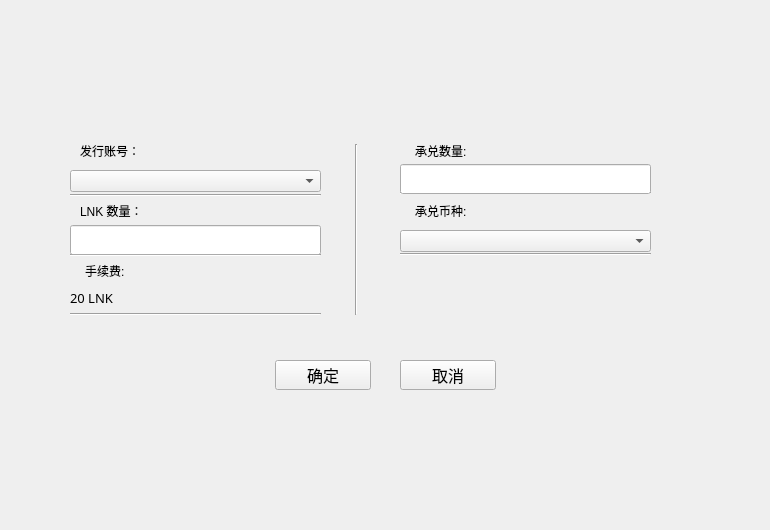
<?xml version="1.0" encoding="UTF-8"?>
<ui version="4.0">
 <class>PublishPoundageWidget</class>
 <widget class="QWidget" name="PublishPoundageWidget">
  <property name="geometry">
   <rect>
    <x>0</x>
    <y>0</y>
    <width>770</width>
    <height>530</height>
   </rect>
  </property>
  <property name="windowTitle">
   <string>Form</string>
  </property>
  <widget class="Line" name="line">
   <property name="geometry">
    <rect>
     <x>70</x>
     <y>185</y>
     <width>251</width>
     <height>20</height>
    </rect>
   </property>
   <property name="orientation">
    <enum>Qt::Horizontal</enum>
   </property>
  </widget>
  <widget class="Line" name="line_2">
   <property name="geometry">
    <rect>
     <x>400</x>
     <y>183</y>
     <width>251</width>
     <height>20</height>
    </rect>
   </property>
   <property name="orientation">
    <enum>Qt::Horizontal</enum>
   </property>
  </widget>
  <widget class="Line" name="line_3">
   <property name="geometry">
    <rect>
     <x>400</x>
     <y>244</y>
     <width>251</width>
     <height>20</height>
    </rect>
   </property>
   <property name="orientation">
    <enum>Qt::Horizontal</enum>
   </property>
  </widget>
  <widget class="Line" name="line_4">
   <property name="geometry">
    <rect>
     <x>70</x>
     <y>245</y>
     <width>251</width>
     <height>20</height>
    </rect>
   </property>
   <property name="orientation">
    <enum>Qt::Horizontal</enum>
   </property>
  </widget>
  <widget class="QPushButton" name="pushButton_confirm">
   <property name="geometry">
    <rect>
     <x>275</x>
     <y>360</y>
     <width>96</width>
     <height>30</height>
    </rect>
   </property>
   <property name="font">
    <font>
     <pointsize>12</pointsize>
    </font>
   </property>
   <property name="text">
    <string>确定</string>
   </property>
  </widget>
  <widget class="QPushButton" name="pushButton_cancel">
   <property name="geometry">
    <rect>
     <x>400</x>
     <y>360</y>
     <width>96</width>
     <height>30</height>
    </rect>
   </property>
   <property name="font">
    <font>
     <pointsize>12</pointsize>
    </font>
   </property>
   <property name="text">
    <string>取消</string>
   </property>
  </widget>
  <widget class="QLabel" name="label">
   <property name="geometry">
    <rect>
     <x>80</x>
     <y>135</y>
     <width>81</width>
     <height>31</height>
    </rect>
   </property>
   <property name="text">
    <string>发行账号：</string>
   </property>
  </widget>
  <widget class="QComboBox" name="comboBox_accounts">
   <property name="geometry">
    <rect>
     <x>70</x>
     <y>170</y>
     <width>251</width>
     <height>22</height>
    </rect>
   </property>
  </widget>
  <widget class="QLabel" name="label_3">
   <property name="geometry">
    <rect>
     <x>80</x>
     <y>195</y>
     <width>81</width>
     <height>31</height>
    </rect>
   </property>
   <property name="text">
    <string>LNK 数量：</string>
   </property>
  </widget>
  <widget class="QLabel" name="label_2">
   <property name="geometry">
    <rect>
     <x>415</x>
     <y>135</y>
     <width>81</width>
     <height>31</height>
    </rect>
   </property>
   <property name="text">
    <string>承兑数量:</string>
   </property>
  </widget>
  <widget class="QLabel" name="label_4">
   <property name="geometry">
    <rect>
     <x>415</x>
     <y>195</y>
     <width>81</width>
     <height>31</height>
    </rect>
   </property>
   <property name="text">
    <string>承兑币种:</string>
   </property>
  </widget>
  <widget class="QComboBox" name="comboBox_targetType">
   <property name="geometry">
    <rect>
     <x>400</x>
     <y>230</y>
     <width>251</width>
     <height>22</height>
    </rect>
   </property>
  </widget>
  <widget class="Line" name="line_5">
   <property name="geometry">
    <rect>
     <x>70</x>
     <y>304</y>
     <width>251</width>
     <height>20</height>
    </rect>
   </property>
   <property name="orientation">
    <enum>Qt::Horizontal</enum>
   </property>
  </widget>
  <widget class="QLabel" name="label_5">
   <property name="geometry">
    <rect>
     <x>85</x>
     <y>255</y>
     <width>81</width>
     <height>31</height>
    </rect>
   </property>
   <property name="text">
    <string>手续费:</string>
   </property>
  </widget>
  <widget class="QLabel" name="label_fee">
   <property name="geometry">
    <rect>
     <x>70</x>
     <y>290</y>
     <width>251</width>
     <height>16</height>
    </rect>
   </property>
   <property name="font">
    <font>
     <family>微软雅黑</family>
     <pointsize>10</pointsize>
    </font>
   </property>
   <property name="text">
    <string>20 LNK</string>
   </property>
  </widget>
  <widget class="QLineEdit" name="lineEdit_source">
   <property name="geometry">
    <rect>
     <x>70</x>
     <y>225</y>
     <width>251</width>
     <height>30</height>
    </rect>
   </property>
  </widget>
  <widget class="QLineEdit" name="lineEdit_target">
   <property name="geometry">
    <rect>
     <x>400</x>
     <y>164</y>
     <width>251</width>
     <height>30</height>
    </rect>
   </property>
  </widget>
  <widget class="Line" name="line_6">
   <property name="geometry">
    <rect>
     <x>346</x>
     <y>144</y>
     <width>20</width>
     <height>171</height>
    </rect>
   </property>
   <property name="orientation">
    <enum>Qt::Vertical</enum>
   </property>
  </widget>
 </widget>
 <resources/>
 <connections/>
</ui>
